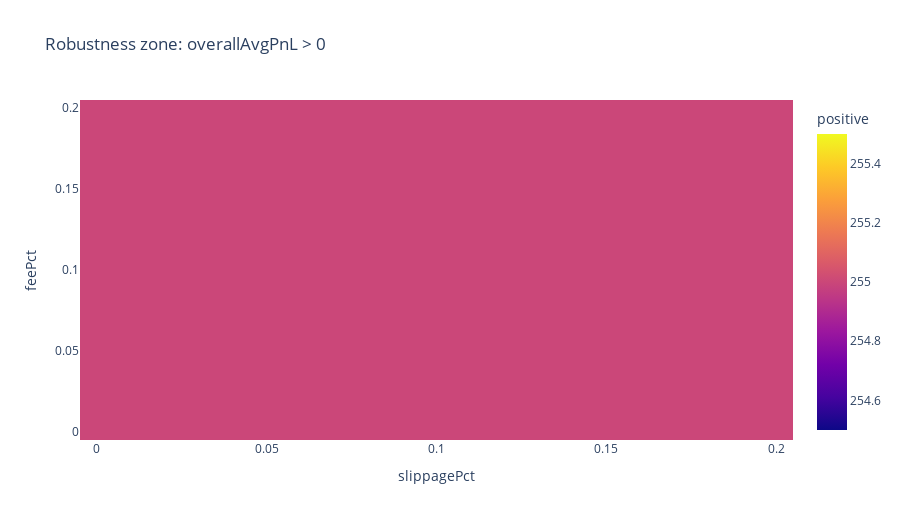

The cell this chart's notebook holds for it:
### Markdown cell above
## Robustness zone
We mark the region where overallAvgPnL remains positive.

### Code cell
grid2 = grid.copy()
grid2["isPositive"] = grid2["overallAvgPnL"] > 0

# Max total cost (fee+slip) that still yields positive overallAvgPnL
pos = grid2[grid2["isPositive"]].copy()
if len(pos) == 0:
    print("No positive region in the evaluated grid. Reduce costs or revisit CONF_THR/delay.")
else:
    pos["totalCostPct"] = pos["feePct"] + pos["slippagePct"]
    best = pos.sort_values(["totalCostPct"], ascending=False).iloc[0]
    print("Max total cost with positive overallAvgPnL:")
    print(best[["feePct","slippagePct","totalCostPct","overallAvgPnL","tradeAvgPnL","winrate","coverage"]])

heat_pos = grid2.pivot(index="feePct", columns="slippagePct", values="isPositive").sort_index(ascending=True)
fig = px.imshow(heat_pos, origin="lower", aspect="auto", title="Robustness zone: overallAvgPnL > 0", labels={"x":"slippagePct","y":"feePct","color":"positive"})
fig.update_layout(height=520)
fig

### Figure 1 — Plotly figure (JSON) as saved in the notebook; plotly's stock layout.template omitted (floating-point values rounded to 4 significant figures; data arrays with more than 128 entries replaced by an {"elided": "..."} marker saying what was removed)
{"data": [{"coloraxis": "coloraxis", "hovertemplate": "slippagePct: %{x}<br>feePct: %{y}<br>positive: %{z}<extra></extra>", "name": "0", "type": "heatmap", "x": [0.0, 0.01, 0.02, 0.03, 0.04, 0.05, 0.06, 0.07, 0.08, 0.09, 0.1, 0.11, 0.12, 0.13, 0.14, 0.15, 0.16, 0.17, 0.18, 0.19, 0.2], "xaxis": "x", "y": [0.0, 0.01, 0.02, 0.03, 0.04, 0.05, 0.06, 0.07, 0.08, 0.09, 0.1, 0.11, 0.12, 0.13, 0.14, 0.15, 0.16, 0.17, 0.18, 0.19, 0.2], "yaxis": "y", "z": {"elided": "21x21 int values"}}], "layout": {"coloraxis": {"colorbar": {"title": {"text": "positive"}}, "colorscale": [[0, "#0d0887"], [0.1111, "#46039f"], [0.2222, "#7201a8"], [0.3333, "#9c179e"], [0.4444, "#bd3786"], [0.5556, "#d8576b"], [0.6667, "#ed7953"], [0.7778, "#fb9f3a"], [0.8889, "#fdca26"], [1, "#f0f921"]]}, "height": 520, "title": {"text": "Robustness zone: overallAvgPnL > 0"}, "xaxis": {"anchor": "y", "domain": [0, 1], "title": {"text": "slippagePct"}}, "yaxis": {"anchor": "x", "autorange": true, "domain": [0, 1], "title": {"text": "feePct"}}}}
